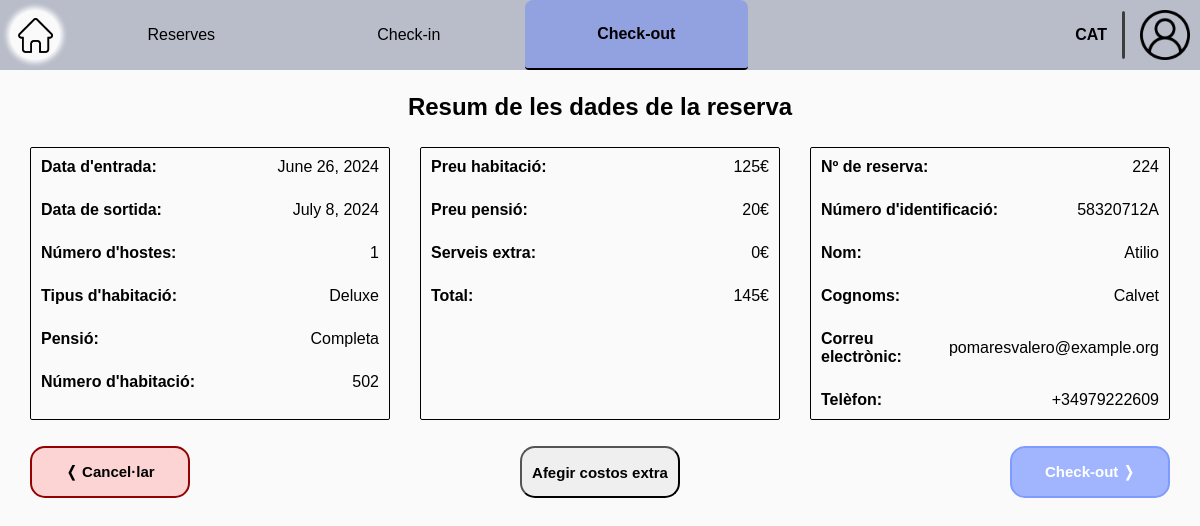
Page /receptionist/check-out-summary/224 (signed in) on the committed database.
### Reception/models.py (models this page shows, shortened)
class RoomReservation(models.Model):
    client = models.ForeignKey(Client, on_delete=models.CASCADE)
    room = models.ForeignKey(Room, on_delete=models.CASCADE, to_field='id')
    entry = models.DateField()
    exit = models.DateField()
    pension_type = models.CharField(
        max_length=c.DROPDOWN_MAX_LENGTH,
        choices=c.get_pension_types,
        default='Sense pensió'
    )
    num_guests = models.IntegerField()
    is_active = models.BooleanField(default=True)
    check_in_active = models.BooleanField(default=False)
    check_out_active = models.BooleanField(default=False)
    tourist_tax_paid = models.BooleanField(default=False)
    class Meta:
        unique_together = ('room', 'entry', 'exit')

class Room(models.Model):
    is_clean = models.BooleanField()
    is_taken = models.BooleanField()
    room_num = models.IntegerField(unique=True)
    room_type = models.CharField(
        max_length=c.DROPDOWN_MAX_LENGTH,
        choices=c.get_room_types,
        default='Double'
    )
    room_price = models.IntegerField(default=0)
    cleaner = models.ForeignKey(Worker, on_delete=models.SET_NULL, null=True, blank=True,
                                limit_choices_to={'type': 'cleaner'})

class Despeses(models.Model):
    room_reservation = models.OneToOneField(RoomReservation, on_delete=models.CASCADE)
    pension_costs = models.IntegerField(default=0)
    room_type_costs = models.IntegerField(default=0)

class HotelUser(AbstractUser):
    email = models.EmailField()
    phone_number = models.CharField(max_length=c.PHONE_NUMBER_LENGTH)
    id_number = models.CharField(max_length=c.ID_NUMBER, blank=True, unique=True)

### Reception/views.py (the view)
# urls.py: path('check-out-summary/<int:pk>', v.check_out_summary, name='check_out_summary'),
@worker_required('receptionist')
def check_out_summary(request, pk):
    reservation = get_object_or_404(RoomReservation, pk=pk)
    room = get_object_or_404(Room, pk=reservation.room_id)
    despeses = get_object_or_404(Despeses, room_reservation_id=pk)
    extra_costs = ExtraCosts.objects.filter(room_reservation=reservation.id)
    total_price, extra_total = u.get_total_price(extra_costs, despeses)
    return render(request, c.get_check_out_path(2), {
        'extra_costs': extra_costs,
        'reservation': reservation,
        'room': room,
        'despeses': despeses,
        'total_price': total_price,
        'extra_total': extra_total
    })

### Reception/config.py (called while the page is built)
    @staticmethod
    def get_check_out_path(n: int):
        return p.CHECK_OUT_PATH[n]

### Reception/utils.py (called while the page is built)
def get_total_price(extra_costs, despeses):
    extra_total = 0
    for extra in extra_costs:
        extra_total += extra.extra_costs_price
    total_price = despeses.pension_costs + despeses.room_type_costs + extra_total
    return total_price, extra_total

### templates/worker/receptionist/check-out/check_out_2.html (shortened to what this page needs)
{% extends "worker/receptionist/base_receptionist.html" %}
{% load static %}
{% block extra_css %}
    <link rel="stylesheet" href="{% static 'css/worker/receptionist/check-out/check-out_2.css' %}">
{% endblock extra_css %}
{% block id_check-out %} id="current-page" {% endblock id_check-out %}
{% block content %}
    <div class="main">
        <h2>Resum de les dades de la reserva</h2>
        <div class="reservation-briefing">
            <ul class="reservation-briefing-data">
                <li><h5>Data d'entrada:</h5> <p>{{ reservation.entry }}</p></li>
                <li><h5>Data de sortida:</h5> <p>{{ reservation.exit }}</p></li>
                <li><h5>Número d'hostes:</h5> <p>{{ reservation.num_guests }}</p></li>
                <li><h5>Tipus d'habitació:</h5> <p>{{ reservation.room.room_type }}</p></li>
                <li><h5>Pensió:</h5> <p>{{ reservation.pension_type }}</p></li>
                <li><h5>Número d'habitació:</h5> <p>{{ reservation.room.room_num }}</p></li>
            </ul>
            <ul class="reservation-briefing-data">
                <li><h5>Preu habitació:</h5> <p>{{ despeses.room_type_costs }}€</p></li>
                <li><h5>Preu pensió:</h5> <p>{{ despeses.pension_costs }}€</p></li>
                <li><h5>Serveis extra:</h5> <p>{{ extra_total }}€</p></li>
                <li><h5>Total:</h5> <p>{{ total_price }}€</p></li>
            </ul>
            <ul class="reservation-briefing-data">
                <li><h5>Nº de reserva:</h5> <p>{{ reservation.id }}</p></li>
                <li><h5>Número d'identificació:</h5> <p>{{ reservation.client.id_number }}</p></li>
                <li><h5>Nom:</h5> <p>{{ reservation.client.first_name }}</p></li>
                <li><h5>Cognoms:</h5> <p>{{ reservation.client.last_name }}</p></li>
                <li><h5>Correu electrònic:</h5> <p>{{ reservation.client.email }}</p></li>
                <li><h5>Telèfon:</h5> <p>{{ reservation.client.phone_number }}</p></li>
            </ul>
        </div>
        <form action="{% url 'check_out_3' reservation.id %}" method="post">
            <div class="procedural-buttons">
                <button class="cancel-button" type="button" onclick="goBack()">&#10092; Cancel·lar</button>
                <button type="button"><a href="{% url 'add_extra_costs' reservation.id %}">Afegir costos extra</a></button>
                <button class="continue-button" type="submit" name="action" value="check_out" onclick="return confirm('Estàs segur que vols finalitzar el procés de check-out?')">Check-out &#10093;</button>
            </div>
        </form>
    </div>
{% endblock %}

### static/css/base.css (style rules this page uses)
body { background-color: #fafafa; font-family: "Gill Sans MT", Arial, sans-serif; margin: 0; padding: 0; aspect-ratio: 16 / 9; width: 100%; height: 100vh; display: flex; flex-direction: column; }
.main { position: relative; display: flex; flex-direction: column; align-items: center; height: 95%; width: 95%; max-height: 900px; max-width: 1600px; gap: 10px; margin-bottom: 10px; }

### static/css/worker/worker.css (style rules this page uses)
button { cursor: pointer; }
p { margin: 0; font-size: 1em; }
h2 { margin-top: 10px; margin-bottom: 0; font-size: 1.5em; font-weight: bold; }
h5 { margin: 0; font-size: 1em; font-weight: bold; }
.reservation-briefing { display: flex; flex-direction: row; justify-content: space-between; width: 100%; max-width: 1200px; gap: 30px; }
.reservation-briefing-data { display: flex; justify-content: flex-start; flex-direction: column; width: 48%; border: solid 1px black; border-radius: 2px; padding: 10px; gap: 25px; }
.reservation-briefing-data li { display: flex; flex-direction: row; justify-content: space-between; }
.reservation-briefing-data p { align-content: center; }
.procedural-buttons { height: 8%; width: 100%; display: flex; flex-direction: row; justify-content: space-between; align-items: center; }
.procedural-buttons button { display: flex; align-items: center; justify-content: center; height: 100%; width: 20%; max-height: 60px; max-width: 160px; min-height: 40px; min-width: 104px; margin-top: 0; margin-bottom: 0; font-size: 15px; font-weight: bold; border-radius: 15px; cursor: pointer; transition: opacity 0.2s; padding: 15px 10px; }
.cancel-button { color: black; background-color: #fcd4d4; border: 2px solid #940101; }
.continue-button { color: white; background-color: #a1b5ff; border: 2px solid #7f9bff; }

### static/css/worker/receptionist/check-out/check-out_2.css (style rules this page uses)
.reservation-briefing-data { margin-bottom: 16px; margin-top: 16px; }
form { width: 100%; max-width: 1200px; }
.procedural-buttons { height: 100%; }
.procedural-buttons button a { text-decoration: none; color: black; }

### rows in the picture
RoomReservation: entry "June 26, 2024", exit "July 8, 2024", num_guests "1", room.room_type "Deluxe", pension_type "Completa", room.room_num "502", id "224", client.id_number "58320712A", client.first_name "Atilio", client.last_name "Calvet", client.email "pomaresvalero@example.org", client.phone_number "+34979222609"
Despeses: room_type_costs "125", pension_costs "20"

### other values in the picture
{{ extra_total }} "0"
{{ total_price }} "145"
